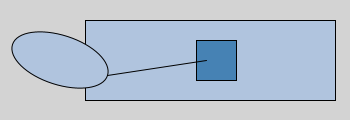
Frame 1 (no input)
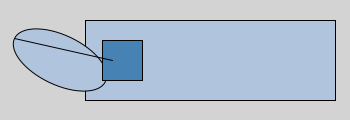
Frame 60 (the mouse pressed at the canvas centre just before this capture)
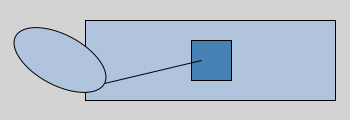
Frame 120 (the mouse held since frame 60 and released just before this capture)

The Processing sketch that drew these frames (run headless with seeded random() and noise(); from frame 60 on, the mouse is pressed at the canvas centre):

// Processing sketch: processing_75525
// ── processing_75525.pde

float rpm = 30;
float cranklen = 50;
float rodlen = 100;

void setup()
{
  size(350,120);
  shapeMode(CENTER);
  ellipseMode(CENTER);
  rectMode(CENTER);
}

void draw()
{
  background(211);
  
  float minutes = norm( millis() , 0, 60.*1000.); //60s in minute, 1000ms in s
  float revolutions = lerp(0,rpm, minutes);
  float angle = lerp(0,TWO_PI, revolutions);
  
  float x = cranklen*cos(angle);
  float y = cranklen*sin(angle);
  float p = sqrt(rodlen*rodlen-y*y);
  
  float rodangle = atan2(y,p);
  
  translate(height/2,height/2); // put center of crank at (0,0)
  drawcylinder(150,0,250,80);
  
  pushMatrix(); // preserve coordinate-system
  rotate(angle);
  drawcrank(0,0,50,50);
  popMatrix(); // restore coordinate-system
  
  pushMatrix();
  translate(x+p,0); // piston AND rod position
  drawpiston(10,0,40,40);
  rotate(PI-rodangle);
  drawrod(0,0,120,10);
  popMatrix();
}


/* Color values from
  http://en.wikipedia.org/wiki/List_of_colors
*/
color   Lightsteelblue =  #B0C4DE;
color Steelblue =  #4682B4;

void drawcylinder(float x, float y, float width, float height)
{
  fill(Lightsteelblue);
  rect(x,y,width,height);
}
void drawpiston(float x, float y, float width, float height)
{
  fill(Steelblue);
  rect(x,y,width,height);
}
void drawcrank(float x, float y, float width, float height)
{
  line(x,y, x+cranklen,y);
  ellipse(x,y,cranklen*2,height);
}
void drawrod(float x, float y, float width, float height)
{
  line(x,y,x+rodlen,y);
}
